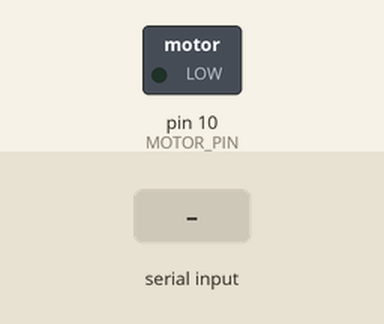
A sketch run on a simulated Arduino Uno, built with avr-gcc and run on an emulated ATmega328P. Parts: switched loads named in the sketch (green lamp = pin HIGH). The test bench sets the inputs (shaded band).

Above: at 1.2 s.
1.3 s: "ON\n" received over Serial
At 2.5 s:
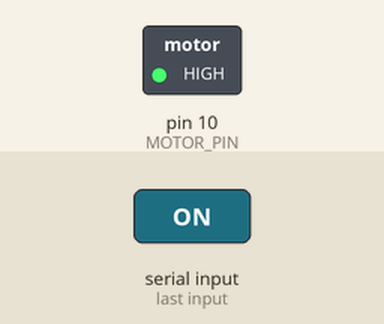
2.8 s: "OFF\n" received over Serial
At 3.8 s:
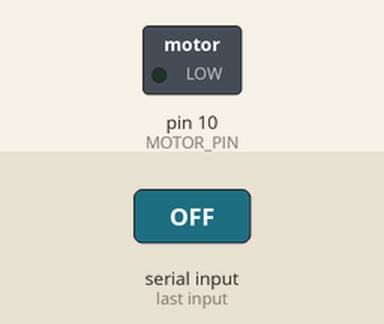
Timing chart, 0 to 5.8 s (numbered marks = the images above; inputs shaded):
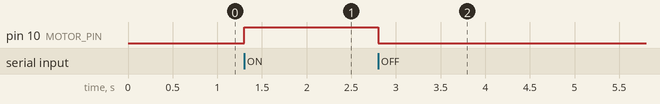

Measured:
- after the input at 1.3 s, pin 10 (MOTOR_PIN): LOW → HIGH at once
- after the input at 2.8 s, pin 10 (MOTOR_PIN): HIGH → LOW at once

The sketch:

Motor.ino
```cpp
/*
Control an external motor (fan) using an N-MOS transistor.

The program receives an input string, which can be either "ON\n" or "OFF\n".
If the string is "ON\n", the motor (fan) is switched on.
If the string is "OFF\n", the motor (fan) is switched off.
*/

#define MOTOR_PIN 10

String s;

void setup() {
  Serial.begin(9600);
  pinMode(MOTOR_PIN, OUTPUT);

  digitalWrite(MOTOR_PIN, LOW);
}

void loop() {
  if (Serial.available()) {
    s = Serial.readStringUntil('\n');
  }

  if (s == "ON") digitalWrite(MOTOR_PIN, HIGH);
  else if (s == "OFF") digitalWrite(MOTOR_PIN, LOW);
}
```
